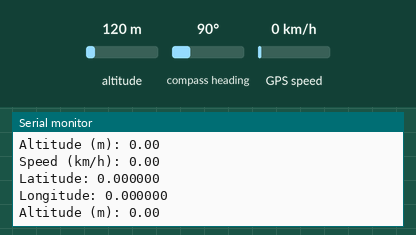
Recording of a sketch running on a simulated Arduino Uno, built with avr-gcc and run on an emulated ATmega328P. Shown: the last lines printed to the serial monitor. Inputs (shaded band) come from the test bench; at power-on: altitude 120 m, GPS speed 0 km/h, compass heading 90°. The GPS gets a fix after 3 s at 37.7749, -122.4194 with 8 satellites.

Above: at 1.3 s.
1.4 s: altitude set to 20 m
At 1.4 s:
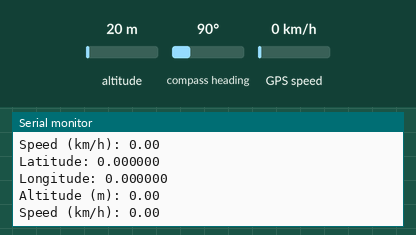
2.9 s: GPS speed set to 2 km/h
At 4.0 s:
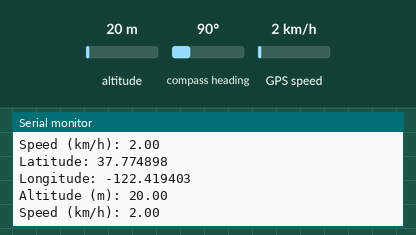
4.4 s: altitude set to 250 m
At 5.8 s:
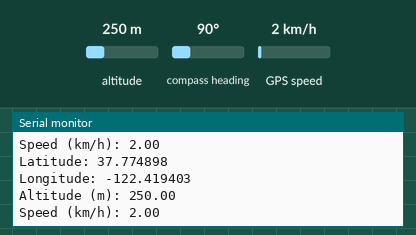
Timing chart, 0 to 7.4 s (numbered marks = the images above; inputs shaded):
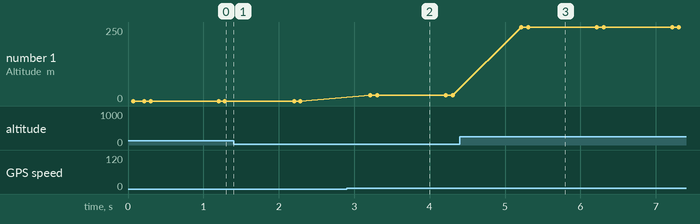

Measured:
- after the input at 2.9 s, the serial monitor: prints a new line after 0.34 s (image 2)
- after the input at 4.4 s, the serial monitor: prints a new line after 0.82 s (image 3)
- plotted number 1: 20 → 250 after the input at 4.4 s

The sketch:

GPS.ino
```cpp
#include <TinyGPS++.h>
#include <SoftwareSerial.h>

#define RX_PIN 16
#define TX_PIN 17

SoftwareSerial gpsSerial(RX_PIN, TX_PIN);

TinyGPSPlus gps;

void setup() {
  Serial.begin(9600);
  gpsSerial.begin(9600);

  Serial.println("Neo-6M GPS Module Test");
}

void loop() {
  while (gpsSerial.available()) {
    if (gps.encode(gpsSerial.read())) {
      Serial.print("Latitude: ");
      Serial.println(gps.location.lat(), 6);
      Serial.print("Longitude: ");
      Serial.println(gps.location.lng(), 6);
      Serial.print("Altitude (m): ");
      Serial.println(gps.altitude.meters());
      Serial.print("Speed (km/h): ");
      Serial.println(gps.speed.kmph());
    }
  }
}
```
